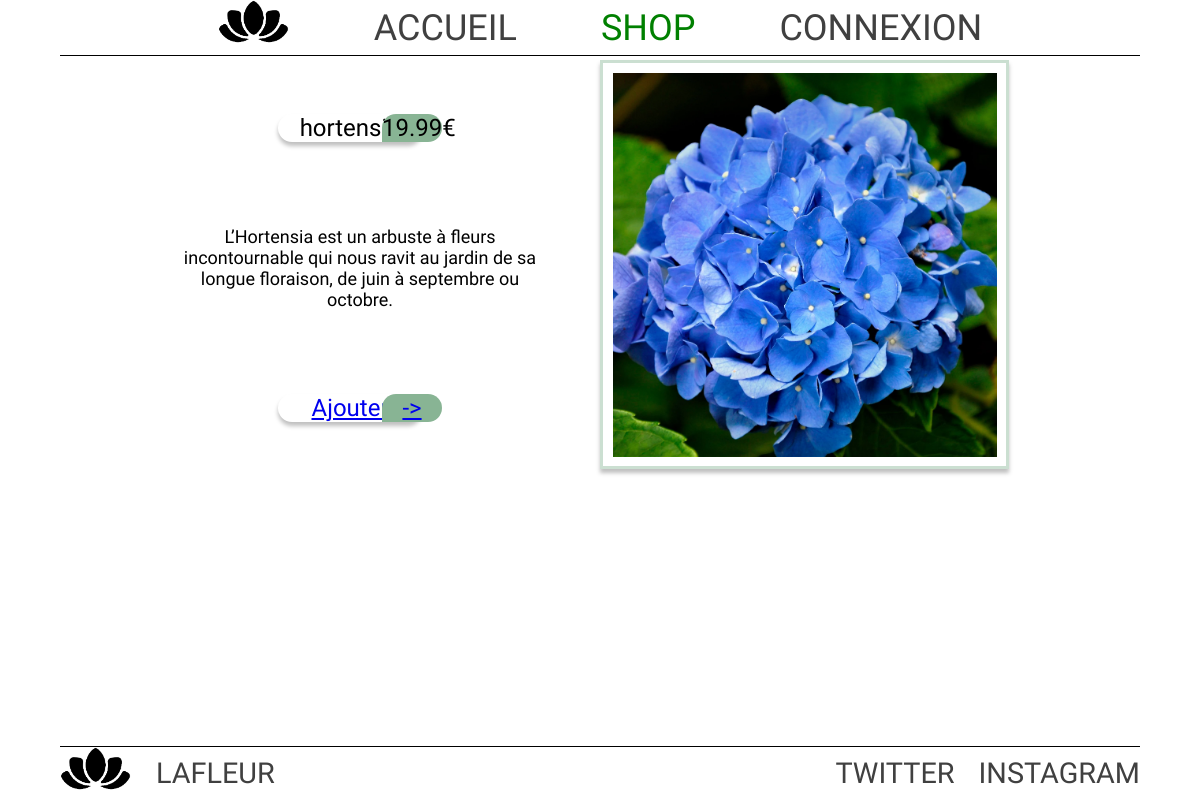
Page /detailAnnonce.php?produit=2 on the earlier database version.
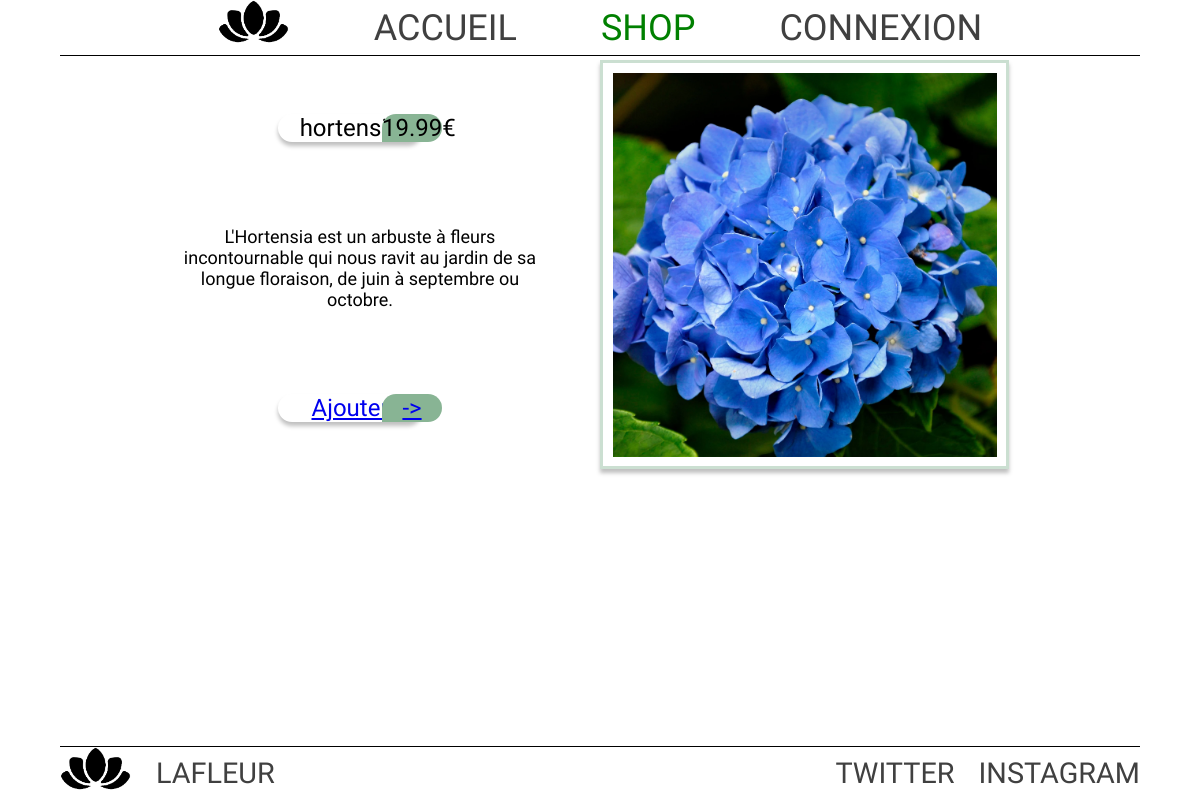
Same page on the later database version.
### tables this page shows
CREATE TABLE IF NOT EXISTS `t_produit` (
  `idProduit` int(11) NOT NULL AUTO_INCREMENT,
  `Designation` varchar(100) NOT NULL,
  `prix` float NOT NULL,
  `Stock` int(11) NOT NULL,
  `Description` varchar(255) NOT NULL,
  `Image` varchar(100) NOT NULL,
  `idCategorie` int(11) NOT NULL,
  PRIMARY KEY (`idProduit`),
  KEY `T_PRODUIT_T_CATEGORIE0_FK` (`idCategorie`)
);

### detailAnnonce.php (the view)
<?php
$namePage='Lafleur - Catalogue';
include 'header.php'?>
    <main>
    <?php
        include 'connection.php';
        $table = $dbh->prepare('SELECT * FROM t_produit WHERE idProduit=:idProduit');
        $table->bindParam(':idProduit', $_REQUEST["produit"]);
        $table->execute();
        $datasProduit = $table->fetch();
    ?>
        <div id="containerDetail">
            <div class="rowPhone row">
                <div class="column leftDetail">
                    <div class="row">
                        <div class="whiteBox">
                            <?php echo utf8_encode($datasProduit['Designation']) ?>
                        </div>
                        <span class="greenBox">
                            <?php echo $datasProduit['prix']."€" ?>
                        </span>
                    </div>
                    <p class="desc"><?php echo utf8_encode($datasProduit['Description']) ?></p>
                    <?php if ($datasProduit['Stock'] == 0){
                        echo '<div class="row">
                            Rupture de stock
                        </div>';
                    } else { ?>
                    <a href="backPanier/panierAdd.php?idProduit=<?php echo $datasProduit['idProduit'] ?>" >
                         <div class="row">
                            <div class="whiteBox">
                                Ajouter
                            </div>
                            <span class="greenBox">
                                ->
                            </span>
                        </div>
                    </a>
                    <?php } ?>
                </div>
                <div class="rightDetail">
                    <img src="./images/<?php echo $datasProduit['Image'] ?>" alt="">
                </div>
              </div>
        </div>
    </main>
    <?php include 'footer.php'?>
</body>
</html>

### header.php (shortened to what this page needs)
<!DOCTYPE html>
<html lang="fr">
<head>
    <link rel="stylesheet" href="./css/index.css">
</head>
<body>
<header>
    <ul id="navbar">
        <a href="#">
            <li>
                <img src="./icons/rmbg_logoLaFleur.png">
            </li>
        </a>
        <a href="./index.php">
            <li <?php $aP='Lafleur - Accueil'; include 'verifGreen.php' ?>>
                ACCUEIL
            </li>
        </a>
        <a href="./shop.php">
            <li <?php $aP='Lafleur - Catalogue'; include 'verifGreen.php' ?>>
                SHOP
            </li>
        </a>
        <a href="./profil.php">
            <li <?php $aP='Profil'; include 'verifGreen.php' ?>>
                <?php if(!isset($_SESSION['email'])){
                    echo "CONNEXION</li></a>";
            }
        ?>
    </ul>
</header>

### verifGreen.php
<?php
if ($namePage==$aP) {
    echo "style='color:green'";
} else {
    if ((isset($testPage)) && ($testPage==$aP)) {
        echo "style='color:green'";
    }
}
?>

### footer.php
<footer>
    <ul id="footer">
        <div>
            <a href="index.php"><li><img src="./icons/rmbg_logoLaFleur.png"></li></a>
            <a href="index.php"><li>LAFLEUR</li></a>
        </div>
        <div>
            <a href="https://twitter.com/lafleur4500"><li>TWITTER</li></a>
            <a href="https://www.instagram.com"><li>INSTAGRAM</li></a>
        </div>
    </ul>
</footer>

### css/index.css (style rules this page uses)
* { margin: 0; padding: 0; font-family: 'Amatic SC'; }
header { width: 100%; height: 10%; font-family: 'Amatic SC'; }
main { width: 100%; height: 90%; margin-bottom: 10%; }
footer { width: 100%; height: 10%; }
body { width: 100%; height: 100%; }
#navbar { display: flex; list-style-type: none; flex-direction: row; flex-wrap: wrap; align-content: center; justify-content: center; align-items: center; gap: 7vw; border-bottom: solid 1px black; width: 90%; margin-left: 5%; margin-right: 5%; font-family: 'Amatic SC'; }
#navbar a { text-decoration: none; }
#navbar li { font-size: 3vw; color: #404040; }
#navbar img { width: 6vw; }
@media screen and (min-width: 600px) { #navbar { z-index: 1; background-color: white; position: fixed; top:0px; } }
@media screen and (min-width: 600px) { main { margin-top: 5%; } }
#footer { position: fixed; bottom: 0; width: 90%; margin-left: 5%; background-color: white; border-top: solid black 1px; list-style-type: none; display: flex; justify-content: space-between; flex-direction: row; flex-wrap: nowrap; align-content: center; align-items: center; }
#footer div { list-style-type: none; display: flex; flex-direction: row; flex-wrap: wrap; align-content: center; align-items: center; gap: 2vw; font-size: 1rem; }
#footer li { color: #404040; }
#footer a { color: #404040; text-decoration: none; font-size: 2.4vw; }
footer img { width: 6vw; }
#containerDetail { width: 80%; margin: auto; margin-top: 5vw; font-size: 2vw; }
.row { display: flex; flex-direction: row; flex-wrap: nowrap; align-content: center; justify-content: center; align-items: center; }
.column { display: flex; flex-direction: column; flex-wrap: nowrap; align-content: center; justify-content: center; align-items: center; gap: 7vw; }
.leftDetail { width: 50%; }
.rightDetail { width: 50%; }
.rightDetail>img { width: 80%; box-shadow: 0px 4px 4px rgba(0, 0, 0, 0.25); border: solid #88b4946e; padding: 2%; }
.desc { width: 80%; text-align: center; font-size: 1.5vw; }
.whiteBox { background-color: white; box-shadow: 0px 4px 4px rgba(0, 0, 0, 0.25); border-radius: 30px; width: 12vw; text-align: center; }
.greenBox { margin-left: -40px; width: 5vw; background-color: #88B494; border-radius: 30px 30px 30px 0px; text-align: center; }

Differences in the rows shown:
changed t_produit "hortensia": Description "L’Hortensia est un arbuste à fleurs incontournable qui nous ravit au jardin de sa longue floraison, de juin à septembre ou octobre." → "L'Hortensia est un arbuste à fleurs incontournable qui nous ravit au jardin de sa longue floraison, de juin à septembre ou octobre."
